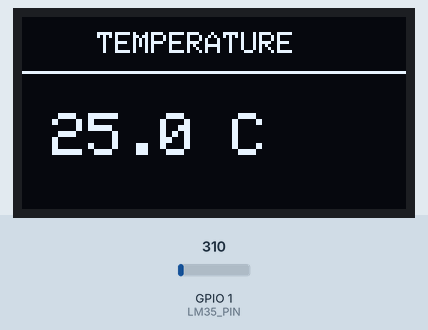
Simulated run of this sketch. Board: ESP32. On the bench: 128×64 one-colour display. Inputs (shaded band) come from the test bench; at power-on: GPIO 1 (LM35_PIN) = 310 (analog values on the 0–4095 scale). What the sketch prints to the serial monitor is not drawn.

Above: at 3.2 s.
3.3 s: GPIO 1 (LM35_PIN) set to 372
At 4.5 s:
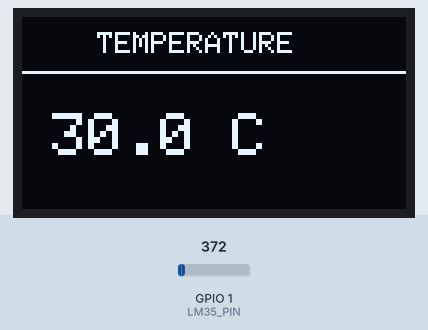
5.6 s: GPIO 1 (LM35_PIN) set to 434
At 6.7 s:
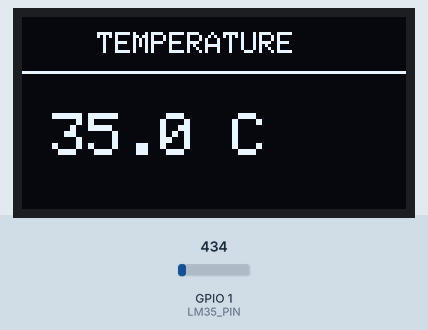
7.6 s: GPIO 1 (LM35_PIN) set to 527
At 9.0 s:
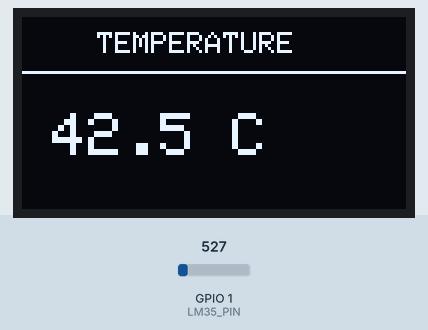
Timing chart, 0 to 10.6 s (numbered marks = the images above; inputs shaded):
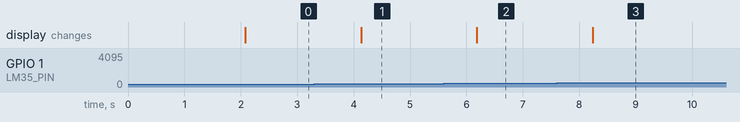

The sketch:

lm35_integration_with_oled.ino
```cpp
#include <Wire.h>
#include <Adafruit_GFX.h>
#include <Adafruit_SSD1306.h>

// ======================================
// OLED
// ======================================
#define SCREEN_WIDTH 128
#define SCREEN_HEIGHT 64

#define OLED_SDA 5
#define OLED_SCL 4

Adafruit_SSD1306 display(
  SCREEN_WIDTH,
  SCREEN_HEIGHT,
  &Wire,
  -1
);

// ======================================
// LM35
// ======================================
#define LM35_PIN 1

// ESP32 ADC reference voltage
#define ADC_VOLTAGE 3.3

// ESP32 ADC resolution = 12 bits
#define ADC_MAX 4095.0

// ======================================
// SETUP
// ======================================
void setup() {

  Serial.begin(115200);

  // OLED I2C
  Wire.begin(OLED_SDA, OLED_SCL);

  // Initialize OLED
  if (!display.begin(SSD1306_SWITCHCAPVCC, 0x3C)) {
    Serial.println("OLED not found!");
    while (true);
  }

  // Set ADC resolution
  analogReadResolution(12);

  // Startup screen
  display.clearDisplay();
  display.setTextColor(SSD1306_WHITE);

  display.setTextSize(1);
  display.setCursor(25, 20);
  display.println("LM35 SENSOR");

  display.setCursor(25, 35);
  display.println("Initializing...");

  display.display();

  delay(2000);
}

// ======================================
// LOOP
// ======================================
void loop() {

  // Read ADC
  int adcValue = analogRead(LM35_PIN);

  // Convert ADC value to voltage
  float voltage = (adcValue / ADC_MAX) * ADC_VOLTAGE;

  // LM35 output = 10 mV per degree Celsius
  float temperatureC = voltage * 100.0;

  // Serial Monitor
  Serial.print("ADC: ");
  Serial.print(adcValue);

  Serial.print("  Voltage: ");
  Serial.print(voltage, 3);

  Serial.print(" V  Temperature: ");
  Serial.print(temperatureC, 1);

  Serial.println(" C");

  // ======================================
  // OLED
  // ======================================

  display.clearDisplay();

  display.setTextColor(SSD1306_WHITE);

  display.setTextSize(1);
  display.setCursor(25, 5);
  display.println("TEMPERATURE");

  display.drawLine(0, 18, 128, 18, SSD1306_WHITE);

  display.setTextSize(2);
  display.setCursor(10, 32);

  display.print(temperatureC, 1);
  display.print(" C");

  display.display();

  delay(1000);
}
```

Measured:
- after the input at 3.3 s, the display: changes after 0.83 s (image 1)
- after the input at 5.6 s, the display: changes after 0.59 s (image 2)
- after the input at 7.6 s, the display: changes after 0.64 s (image 3)
